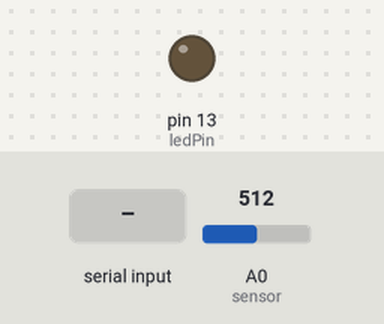
The sketch below on a simulated Arduino Uno, built with avr-gcc and run on an emulated ATmega328P. Parts: output pins drawn as LEDs (lit = HIGH). Inputs (shaded band) come from the test bench; at power-on: A0 (sensor) = 512. What the sketch prints to the serial monitor is not drawn.

Above: at 1.2 s.
1.3 s: "1" received over Serial
At 1.8 s:
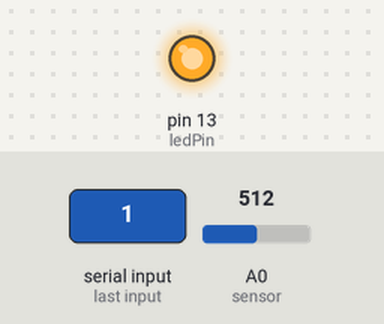
2.8 s: "0" received over Serial
At 4.1 s:
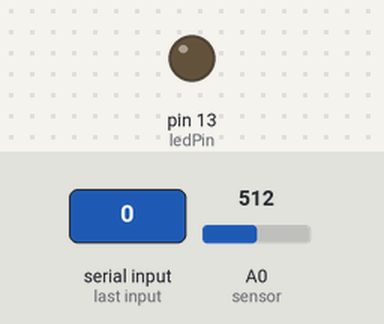
Timing chart, 0 to 5.8 s (numbered marks = the images above; inputs shaded):
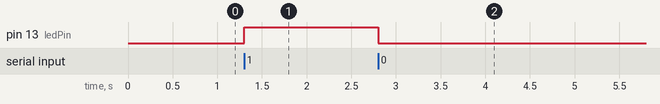

Measured:
- after the input at 1.3 s, pin 13 (ledPin): LOW → HIGH at once
- after the input at 2.8 s, pin 13 (ledPin): HIGH → LOW at once

The sketch:

practica3_lecturasensor_python_windows.ino
```cpp
/*

Práctica Lectura de Sensor y Control de LED desde Puerto Serie en Python (Windows)
Programación de Interfaces y Puertos
2025
Objetivo: Aprender a leer datos de un sensor desde el puerto serie en Linux, procesarlos y controlar un LED conectado a un Arduino o similar, utilizando el lenguaje Python.
*/
const int ledPin = 13; // Pin del LED
int ledState = LOW; // Estado del LED
unsigned long previousMillis = 0; // Almacena el tiempo anterior
const long interval = 100; // Intervalo de tiempo en milisegundos

void setup() {
  Serial.begin(9600); // Inicializa la comunicación serial
  pinMode(ledPin, OUTPUT); // Configura el pin del LED como salida
}

void loop() {
  unsigned long currentMillis = millis(); // Obtiene el tiempo actual

  // Verifica si ha pasado el intervalo de tiempo
  if (currentMillis - previousMillis >= interval) {
    previousMillis = currentMillis; // Actualiza el tiempo anterior

    int sensorValue = analogRead(A0); // Lee el valor del sensor
    Serial.println(sensorValue); // Envía el valor por el puerto serie
  }

  // Verifica si hay datos disponibles en el puerto serie
  if (Serial.available() > 0) {
    char command = Serial.read(); // Lee el comando recibido
    if (command == '1') {
      ledState = HIGH; // Enciende el LED
    } else if (command == '0') {
      ledState = LOW; // Apaga el LED
    }
    digitalWrite(ledPin, ledState); // Actualiza el estado del LED
  }
}
```

practica3.c
```cpp

```
